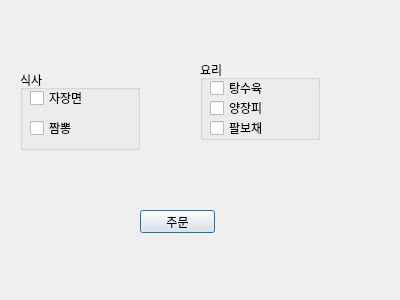
<?xml version="1.0" encoding="UTF-8"?>
<ui version="4.0">
 <class>Dialog</class>
 <widget class="QDialog" name="Dialog">
  <property name="geometry">
   <rect>
    <x>0</x>
    <y>0</y>
    <width>400</width>
    <height>300</height>
   </rect>
  </property>
  <property name="windowTitle">
   <string>Dialog</string>
  </property>
  <widget class="QGroupBox" name="groupBox">
   <property name="geometry">
    <rect>
     <x>20</x>
     <y>70</y>
     <width>120</width>
     <height>80</height>
    </rect>
   </property>
   <property name="title">
    <string>식사</string>
   </property>
   <widget class="QCheckBox" name="checkBox_A1">
    <property name="geometry">
     <rect>
      <x>10</x>
      <y>20</y>
      <width>80</width>
      <height>16</height>
     </rect>
    </property>
    <property name="text">
     <string>자장면</string>
    </property>
   </widget>
   <widget class="QCheckBox" name="checkBox_A2">
    <property name="geometry">
     <rect>
      <x>10</x>
      <y>50</y>
      <width>80</width>
      <height>16</height>
     </rect>
    </property>
    <property name="text">
     <string>짬뽕</string>
    </property>
   </widget>
  </widget>
  <widget class="QGroupBox" name="groupBox_2">
   <property name="geometry">
    <rect>
     <x>200</x>
     <y>60</y>
     <width>120</width>
     <height>80</height>
    </rect>
   </property>
   <property name="title">
    <string>요리</string>
   </property>
   <widget class="QCheckBox" name="checkBox_B1">
    <property name="geometry">
     <rect>
      <x>10</x>
      <y>20</y>
      <width>80</width>
      <height>16</height>
     </rect>
    </property>
    <property name="text">
     <string>탕수육</string>
    </property>
   </widget>
   <widget class="QCheckBox" name="checkBox_B2">
    <property name="geometry">
     <rect>
      <x>10</x>
      <y>40</y>
      <width>80</width>
      <height>16</height>
     </rect>
    </property>
    <property name="text">
     <string>양장피</string>
    </property>
   </widget>
   <widget class="QCheckBox" name="checkBox_B3">
    <property name="geometry">
     <rect>
      <x>10</x>
      <y>60</y>
      <width>80</width>
      <height>16</height>
     </rect>
    </property>
    <property name="text">
     <string>팔보채</string>
    </property>
   </widget>
  </widget>
  <widget class="QPushButton" name="pushButton">
   <property name="geometry">
    <rect>
     <x>140</x>
     <y>210</y>
     <width>75</width>
     <height>23</height>
    </rect>
   </property>
   <property name="text">
    <string>주문</string>
   </property>
  </widget>
 </widget>
 <resources/>
 <connections/>
</ui>
